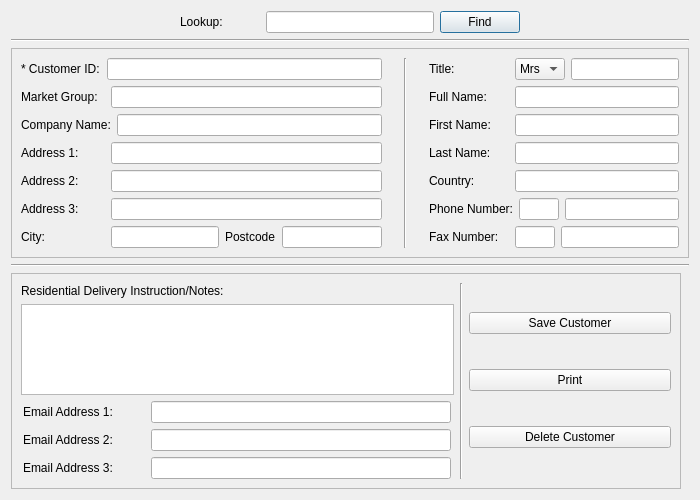
<?xml version="1.0" encoding="UTF-8"?>
<ui version="4.0">
 <class>Dialog</class>
 <widget class="QDialog" name="Dialog">
  <property name="geometry">
   <rect>
    <x>0</x>
    <y>0</y>
    <width>700</width>
    <height>500</height>
   </rect>
  </property>
  <property name="maximumSize">
   <size>
    <width>700</width>
    <height>550</height>
   </size>
  </property>
  <property name="windowTitle">
   <string>Dialog</string>
  </property>
  <layout class="QGridLayout" name="gridLayout">
   <item row="0" column="0">
    <layout class="QGridLayout" name="gridLayout_4">
     <item row="0" column="1">
      <widget class="QLabel" name="label_18">
       <property name="minimumSize">
        <size>
         <width>80</width>
         <height>0</height>
        </size>
       </property>
       <property name="text">
        <string>Lookup: </string>
       </property>
      </widget>
     </item>
     <item row="0" column="2">
      <widget class="QLineEdit" name="lookup"/>
     </item>
     <item row="0" column="3">
      <widget class="QPushButton" name="find_button">
       <property name="text">
        <string>Find</string>
       </property>
      </widget>
     </item>
     <item row="0" column="0">
      <spacer name="horizontalSpacer">
       <property name="orientation">
        <enum>Qt::Horizontal</enum>
       </property>
       <property name="sizeHint" stdset="0">
        <size>
         <width>40</width>
         <height>20</height>
        </size>
       </property>
      </spacer>
     </item>
     <item row="0" column="4">
      <spacer name="horizontalSpacer_2">
       <property name="orientation">
        <enum>Qt::Horizontal</enum>
       </property>
       <property name="sizeHint" stdset="0">
        <size>
         <width>40</width>
         <height>20</height>
        </size>
       </property>
      </spacer>
     </item>
    </layout>
   </item>
   <item row="1" column="0">
    <widget class="Line" name="line_2">
     <property name="maximumSize">
      <size>
       <width>700</width>
       <height>500</height>
      </size>
     </property>
     <property name="orientation">
      <enum>Qt::Horizontal</enum>
     </property>
    </widget>
   </item>
   <item row="2" column="0">
    <widget class="QFrame" name="frame_2">
     <property name="frameShape">
      <enum>QFrame::StyledPanel</enum>
     </property>
     <property name="frameShadow">
      <enum>QFrame::Raised</enum>
     </property>
     <layout class="QGridLayout" name="gridLayout_7">
      <item row="0" column="0">
       <layout class="QHBoxLayout" name="horizontalLayout_4">
        <item>
         <layout class="QVBoxLayout" name="verticalLayout_5">
          <item>
           <layout class="QHBoxLayout" name="horizontalLayout_7">
            <item>
             <widget class="QLabel" name="label_17">
              <property name="minimumSize">
               <size>
                <width>80</width>
                <height>0</height>
               </size>
              </property>
              <property name="text">
               <string>* Customer ID:</string>
              </property>
             </widget>
            </item>
            <item>
             <widget class="QLineEdit" name="customer_id"/>
            </item>
           </layout>
          </item>
          <item>
           <layout class="QHBoxLayout" name="horizontalLayout_14">
            <item>
             <widget class="QLabel" name="label_13">
              <property name="minimumSize">
               <size>
                <width>84</width>
                <height>0</height>
               </size>
              </property>
              <property name="maximumSize">
               <size>
                <width>84</width>
                <height>16777215</height>
               </size>
              </property>
              <property name="text">
               <string>Market Group:</string>
              </property>
             </widget>
            </item>
            <item>
             <widget class="QLineEdit" name="market_group">
              <property name="maximumSize">
               <size>
                <width>400</width>
                <height>16777215</height>
               </size>
              </property>
             </widget>
            </item>
           </layout>
          </item>
          <item>
           <layout class="QHBoxLayout" name="horizontalLayout_6">
            <item>
             <widget class="QLabel" name="label_6">
              <property name="minimumSize">
               <size>
                <width>84</width>
                <height>0</height>
               </size>
              </property>
              <property name="text">
               <string>Company Name:</string>
              </property>
             </widget>
            </item>
            <item>
             <widget class="QLineEdit" name="lineEdit_6"/>
            </item>
           </layout>
          </item>
          <item>
           <layout class="QHBoxLayout" name="horizontalLayout">
            <item>
             <widget class="QLabel" name="label">
              <property name="minimumSize">
               <size>
                <width>84</width>
                <height>0</height>
               </size>
              </property>
              <property name="text">
               <string>Address 1:</string>
              </property>
             </widget>
            </item>
            <item>
             <widget class="QLineEdit" name="addr1">
              <property name="maximumSize">
               <size>
                <width>400</width>
                <height>16777215</height>
               </size>
              </property>
             </widget>
            </item>
           </layout>
          </item>
          <item>
           <layout class="QHBoxLayout" name="horizontalLayout_2">
            <item>
             <widget class="QLabel" name="label_2">
              <property name="minimumSize">
               <size>
                <width>84</width>
                <height>0</height>
               </size>
              </property>
              <property name="text">
               <string>Address 2:</string>
              </property>
             </widget>
            </item>
            <item>
             <widget class="QLineEdit" name="addr2">
              <property name="maximumSize">
               <size>
                <width>400</width>
                <height>16777215</height>
               </size>
              </property>
             </widget>
            </item>
           </layout>
          </item>
          <item>
           <layout class="QHBoxLayout" name="horizontalLayout_3">
            <item>
             <widget class="QLabel" name="label_3">
              <property name="minimumSize">
               <size>
                <width>84</width>
                <height>0</height>
               </size>
              </property>
              <property name="text">
               <string>Address 3:</string>
              </property>
             </widget>
            </item>
            <item>
             <widget class="QLineEdit" name="addr3">
              <property name="maximumSize">
               <size>
                <width>400</width>
                <height>16777215</height>
               </size>
              </property>
             </widget>
            </item>
           </layout>
          </item>
          <item>
           <layout class="QHBoxLayout" name="horizontalLayout_5">
            <item>
             <widget class="QLabel" name="label_5">
              <property name="minimumSize">
               <size>
                <width>84</width>
                <height>0</height>
               </size>
              </property>
              <property name="text">
               <string>City:</string>
              </property>
             </widget>
            </item>
            <item>
             <widget class="QLineEdit" name="city"/>
            </item>
            <item>
             <widget class="QLabel" name="label_12">
              <property name="text">
               <string>Postcode</string>
              </property>
             </widget>
            </item>
            <item>
             <widget class="QLineEdit" name="postcode">
              <property name="maximumSize">
               <size>
                <width>100</width>
                <height>16777215</height>
               </size>
              </property>
             </widget>
            </item>
           </layout>
          </item>
         </layout>
        </item>
        <item>
         <spacer name="horizontalSpacer_3">
          <property name="orientation">
           <enum>Qt::Horizontal</enum>
          </property>
          <property name="sizeHint" stdset="0">
           <size>
            <width>13</width>
            <height>189</height>
           </size>
          </property>
         </spacer>
        </item>
        <item>
         <widget class="Line" name="line_4">
          <property name="orientation">
           <enum>Qt::Vertical</enum>
          </property>
         </widget>
        </item>
        <item>
         <spacer name="horizontalSpacer_4">
          <property name="orientation">
           <enum>Qt::Horizontal</enum>
          </property>
          <property name="sizeHint" stdset="0">
           <size>
            <width>13</width>
            <height>189</height>
           </size>
          </property>
         </spacer>
        </item>
        <item>
         <layout class="QVBoxLayout" name="verticalLayout">
          <item>
           <layout class="QHBoxLayout" name="horizontalLayout_19">
            <item>
             <widget class="QLabel" name="label_19">
              <property name="minimumSize">
               <size>
                <width>80</width>
                <height>0</height>
               </size>
              </property>
              <property name="text">
               <string>Title: </string>
              </property>
             </widget>
            </item>
            <item>
             <widget class="QComboBox" name="title_box">
              <item>
               <property name="text">
                <string>Mrs</string>
               </property>
              </item>
              <item>
               <property name="text">
                <string>Ms.</string>
               </property>
              </item>
              <item>
               <property name="text">
                <string>Mr.</string>
               </property>
              </item>
             </widget>
            </item>
            <item>
             <widget class="QLineEdit" name="other_title"/>
            </item>
           </layout>
          </item>
          <item>
           <layout class="QHBoxLayout" name="horizontalLayout_12">
            <item>
             <widget class="QLabel" name="label_10">
              <property name="minimumSize">
               <size>
                <width>80</width>
                <height>0</height>
               </size>
              </property>
              <property name="text">
               <string>Full Name:</string>
              </property>
             </widget>
            </item>
            <item>
             <widget class="QLineEdit" name="full_name">
              <property name="maximumSize">
               <size>
                <width>400</width>
                <height>16777215</height>
               </size>
              </property>
             </widget>
            </item>
           </layout>
          </item>
          <item>
           <layout class="QHBoxLayout" name="horizontalLayout_15">
            <item>
             <widget class="QLabel" name="label_15">
              <property name="minimumSize">
               <size>
                <width>80</width>
                <height>0</height>
               </size>
              </property>
              <property name="text">
               <string>First Name:</string>
              </property>
             </widget>
            </item>
            <item>
             <widget class="QLineEdit" name="first_name">
              <property name="maximumSize">
               <size>
                <width>400</width>
                <height>16777215</height>
               </size>
              </property>
             </widget>
            </item>
           </layout>
          </item>
          <item>
           <layout class="QHBoxLayout" name="horizontalLayout_8">
            <item>
             <widget class="QLabel" name="label_7">
              <property name="minimumSize">
               <size>
                <width>80</width>
                <height>0</height>
               </size>
              </property>
              <property name="text">
               <string>Last Name:</string>
              </property>
             </widget>
            </item>
            <item>
             <widget class="QLineEdit" name="last_name">
              <property name="maximumSize">
               <size>
                <width>400</width>
                <height>16777215</height>
               </size>
              </property>
             </widget>
            </item>
           </layout>
          </item>
          <item>
           <layout class="QHBoxLayout" name="horizontalLayout_20">
            <item>
             <widget class="QLabel" name="label_11">
              <property name="minimumSize">
               <size>
                <width>80</width>
                <height>0</height>
               </size>
              </property>
              <property name="text">
               <string>Country:</string>
              </property>
             </widget>
            </item>
            <item>
             <widget class="QLineEdit" name="last_name_2">
              <property name="maximumSize">
               <size>
                <width>400</width>
                <height>16777215</height>
               </size>
              </property>
             </widget>
            </item>
           </layout>
          </item>
          <item>
           <layout class="QHBoxLayout" name="horizontalLayout_9">
            <item>
             <widget class="QLabel" name="label_8">
              <property name="minimumSize">
               <size>
                <width>80</width>
                <height>0</height>
               </size>
              </property>
              <property name="text">
               <string>Phone Number:</string>
              </property>
             </widget>
            </item>
            <item>
             <widget class="QLineEdit" name="phone1">
              <property name="enabled">
               <bool>true</bool>
              </property>
              <property name="sizePolicy">
               <sizepolicy hsizetype="Preferred" vsizetype="Fixed">
                <horstretch>0</horstretch>
                <verstretch>0</verstretch>
               </sizepolicy>
              </property>
              <property name="maximumSize">
               <size>
                <width>40</width>
                <height>16777215</height>
               </size>
              </property>
             </widget>
            </item>
            <item>
             <widget class="QLineEdit" name="phone2">
              <property name="maximumSize">
               <size>
                <width>200</width>
                <height>16777215</height>
               </size>
              </property>
              <property name="text">
               <string/>
              </property>
             </widget>
            </item>
           </layout>
          </item>
          <item>
           <layout class="QHBoxLayout" name="horizontalLayout_10">
            <item>
             <widget class="QLabel" name="label_9">
              <property name="minimumSize">
               <size>
                <width>80</width>
                <height>0</height>
               </size>
              </property>
              <property name="text">
               <string>Fax Number:</string>
              </property>
             </widget>
            </item>
            <item>
             <widget class="QLineEdit" name="fax1">
              <property name="enabled">
               <bool>true</bool>
              </property>
              <property name="sizePolicy">
               <sizepolicy hsizetype="Preferred" vsizetype="Fixed">
                <horstretch>0</horstretch>
                <verstretch>0</verstretch>
               </sizepolicy>
              </property>
              <property name="maximumSize">
               <size>
                <width>40</width>
                <height>16777215</height>
               </size>
              </property>
             </widget>
            </item>
            <item>
             <widget class="QLineEdit" name="fax2">
              <property name="maximumSize">
               <size>
                <width>200</width>
                <height>16777215</height>
               </size>
              </property>
              <property name="text">
               <string/>
              </property>
             </widget>
            </item>
           </layout>
          </item>
         </layout>
        </item>
       </layout>
      </item>
     </layout>
    </widget>
   </item>
   <item row="3" column="0">
    <widget class="Line" name="line">
     <property name="orientation">
      <enum>Qt::Horizontal</enum>
     </property>
    </widget>
   </item>
   <item row="4" column="0">
    <widget class="QFrame" name="frame_3">
     <property name="maximumSize">
      <size>
       <width>670</width>
       <height>350</height>
      </size>
     </property>
     <property name="frameShape">
      <enum>QFrame::StyledPanel</enum>
     </property>
     <property name="frameShadow">
      <enum>QFrame::Raised</enum>
     </property>
     <layout class="QGridLayout" name="gridLayout_2">
      <item row="0" column="0">
       <layout class="QGridLayout" name="gridLayout_6">
        <item row="0" column="0">
         <layout class="QGridLayout" name="gridLayout_5">
          <item row="0" column="0">
           <layout class="QVBoxLayout" name="verticalLayout_2">
            <item>
             <widget class="QLabel" name="label_14">
              <property name="minimumSize">
               <size>
                <width>0</width>
                <height>15</height>
               </size>
              </property>
              <property name="maximumSize">
               <size>
                <width>16777215</width>
                <height>20</height>
               </size>
              </property>
              <property name="text">
               <string>Residential Delivery Instruction/Notes:</string>
              </property>
             </widget>
            </item>
            <item>
             <widget class="QTextEdit" name="notes">
              <property name="maximumSize">
               <size>
                <width>433</width>
                <height>100</height>
               </size>
              </property>
              <property name="html">
               <string>&lt;!DOCTYPE HTML PUBLIC &quot;-//W3C//DTD HTML 4.0//EN&quot; &quot;http://www.w3.org/TR/REC-html40/strict.dtd&quot;&gt;
&lt;html&gt;&lt;head&gt;&lt;meta name=&quot;qrichtext&quot; content=&quot;1&quot; /&gt;&lt;style type=&quot;text/css&quot;&gt;
p, li { white-space: pre-wrap; }
&lt;/style&gt;&lt;/head&gt;&lt;body style=&quot; font-family:'SimSun'; font-size:9pt; font-weight:400; font-style:normal;&quot;&gt;
&lt;p style=&quot;-qt-paragraph-type:empty; margin-top:0px; margin-bottom:0px; margin-left:0px; margin-right:0px; -qt-block-indent:0; text-indent:0px;&quot;&gt;&lt;br /&gt;&lt;/p&gt;&lt;/body&gt;&lt;/html&gt;</string>
              </property>
             </widget>
            </item>
           </layout>
          </item>
          <item row="1" column="0">
           <layout class="QHBoxLayout" name="horizontalLayout_16">
            <item>
             <widget class="QLabel" name="label_16">
              <property name="minimumSize">
               <size>
                <width>120</width>
                <height>0</height>
               </size>
              </property>
              <property name="maximumSize">
               <size>
                <width>100</width>
                <height>16777215</height>
               </size>
              </property>
              <property name="text">
               <string>Email Address 1:</string>
              </property>
             </widget>
            </item>
            <item>
             <widget class="QLineEdit" name="email1">
              <property name="maximumSize">
               <size>
                <width>300</width>
                <height>16777215</height>
               </size>
              </property>
             </widget>
            </item>
           </layout>
          </item>
          <item row="2" column="0">
           <layout class="QHBoxLayout" name="horizontalLayout_17">
            <item>
             <widget class="QLabel" name="label_21">
              <property name="minimumSize">
               <size>
                <width>120</width>
                <height>0</height>
               </size>
              </property>
              <property name="maximumSize">
               <size>
                <width>100</width>
                <height>16777215</height>
               </size>
              </property>
              <property name="text">
               <string>Email Address 2:</string>
              </property>
             </widget>
            </item>
            <item>
             <widget class="QLineEdit" name="email2">
              <property name="maximumSize">
               <size>
                <width>300</width>
                <height>16777215</height>
               </size>
              </property>
             </widget>
            </item>
           </layout>
          </item>
          <item row="3" column="0">
           <layout class="QHBoxLayout" name="horizontalLayout_18">
            <item>
             <widget class="QLabel" name="label_22">
              <property name="minimumSize">
               <size>
                <width>120</width>
                <height>0</height>
               </size>
              </property>
              <property name="maximumSize">
               <size>
                <width>100</width>
                <height>16777215</height>
               </size>
              </property>
              <property name="text">
               <string>Email Address 3:</string>
              </property>
             </widget>
            </item>
            <item>
             <widget class="QLineEdit" name="email3">
              <property name="maximumSize">
               <size>
                <width>300</width>
                <height>16777215</height>
               </size>
              </property>
             </widget>
            </item>
           </layout>
          </item>
         </layout>
        </item>
        <item row="0" column="1">
         <layout class="QHBoxLayout" name="horizontalLayout_13">
          <item>
           <widget class="Line" name="line_3">
            <property name="orientation">
             <enum>Qt::Vertical</enum>
            </property>
           </widget>
          </item>
          <item>
           <layout class="QHBoxLayout" name="horizontalLayout_11">
            <item>
             <layout class="QVBoxLayout" name="verticalLayout_4">
              <item>
               <widget class="QPushButton" name="save_button">
                <property name="text">
                 <string>Save Customer</string>
                </property>
               </widget>
              </item>
              <item>
               <widget class="QPushButton" name="print_button">
                <property name="text">
                 <string>Print</string>
                </property>
               </widget>
              </item>
              <item>
               <widget class="QPushButton" name="delete_button">
                <property name="text">
                 <string>Delete Customer</string>
                </property>
               </widget>
              </item>
             </layout>
            </item>
           </layout>
          </item>
         </layout>
        </item>
       </layout>
      </item>
     </layout>
    </widget>
   </item>
  </layout>
 </widget>
 <resources/>
 <connections/>
</ui>
